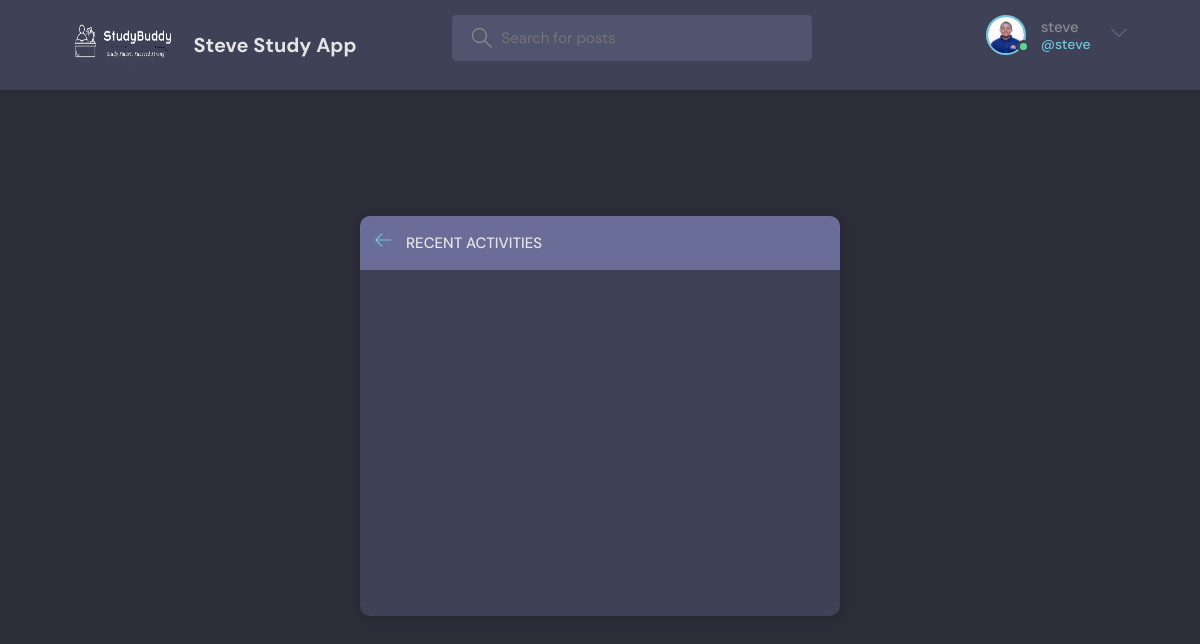
/activity/ (signed in), run on the app's committed database.
### base/models.py (models this page shows)
class User(AbstractUser):
    name = models.CharField(max_length=200, null=True)
    email = models.EmailField(unique=True, null=True)
    bio = models.TextField(null=True)
    avatar = models.ImageField(null=True, default="avatar.svg")
    USERNAME_FIELD = 'email'
    REQUIRED_FIELDS = []

### base/views.py (the view)
# urls.py: path('activity/', views.activityPage, name="activity"),
def activityPage(request):
    room_messages = Message.objects.all()
    return render(request, 'base2/activity.html', {'room_messages':room_messages})

### base/templates/base2/activity.html (shortened to what this page needs)
{% extends 'main.html' %}
{% block content %}
    <main class="layout">
      <div class="container">
        <div class="layout__box">
          <div class="layout__boxHeader">
            <div class="layout__boxTitle">
              <a href="{% url 'home' %}">
                <svg version="1.1" xmlns="http://www.w3.org/2000/svg" width="32" height="32" viewBox="0 0 32 32">
                  <title>arrow-left</title>
                  <path
                    d="M13.723 2.286l-13.723 13.714 13.719 13.714 1.616-1.611-10.96-10.96h27.625v-2.286h-27.625l10.965-10.965-1.616-1.607z"
                  ></path>
                </svg>
              </a>
              <h3>Recent Activities</h3>
            </div>
          </div>
        </div>
      </div>
    </main>
  {% endblock content %}

### templates/navbar.html (shortened to what this page needs)
{% load static %}
<header class="header header--loggedIn">
    <div class="container">
      <a href="{% url 'home' %}" class="header__logo">
        <img src ="{% static 'images/logo2.png' %}" style="width: 100px; height: 60px;" />
        <h1>Steve Study App</h1>
      </a>
      <form class="header__search" method="GET" action="{% url 'home' %}">
        <label>
          <input name="q" placeholder="Search for posts" />
        </label>
      </form>
      <nav class="header__menu">
        {% if request.user.is_authenticated %}
        <div class="header__user">
          <a href="{% url 'update-user' %}">
            <div class="avatar avatar--medium active">
              <img src="{{request.user.avatar.url}}" />
            </div>
            <p>{{request.user.username}} <span>@{{request.user.username}}</span></p>
          </a>
          <button class="dropdown-button">
            <svg version="1.1" xmlns="http://www.w3.org/2000/svg" width="32" height="32" viewBox="0 0 32 32">
              <title>chevron-down</title>
              <path d="M16 21l-13-13h-3l16 16 16-16h-3l-13 13z"></path>
            </svg>
          </button>
        </div>
        {% else %}
        <a href="{% url 'login' %}">
          <img src="{% static 'images/avatar.svg' %}" />
          <p>Login</p>
        </a>
        {% endif %}
      </nav>
    </div>
  </header>

### static/styles/style.css (style rules this page uses)
:root { --color-main: #71c6dd; --color-main-light: #e1f6fb; --color-dark: #3f4156; --color-dark-medium: #51546e; --color-dark-light: #696d97; --color-light: #e5e5e5; --color-gray: #8b8b8b; --color-light-gray: #b2bdbd; --color-bg: #2d2d39; --color-success: #5dd693; --color-error: #fc4b0b; }
* { font-family: "DM Sans", -apple-system, BlinkMacSystemFont, "Segoe UI", Roboto, Oxygen, Ubuntu, Cantarell, "Open Sans", "Helvetica Neue", sans-serif; margin: 0; padding: 0; box-sizing: border-box; text-rendering: optimizeLegibility; font-size: inherit; }
html { font-size: 56.25%; }
@media only screen and (min-width: 1200px) { html { font-size: 62.5%; } }
body { line-height: 1.6; font-weight: 400; font-size: 1.5rem; color: var(--color-light-gray); background-color: var(--color-bg); min-height: 100vh; }
img { width: 100%; }
a { display: inline-block; color: var(--color-main); text-decoration: none; }
.container { max-width: 120rem; width: 90%; margin: auto; }
.avatar { position: relative; display: inline-block; border-radius: 50%; border: 2px solid var(--color-main); }
.avatar img { display: block; border-radius: 50%; object-fit: cover; object-position: center; }
.avatar::after { content: ""; display: block; position: absolute; background-color: var(--color-gray); z-index: 111; border-radius: 50%; border: 0.3rem solid var(--color-dark); }
.avatar.active::after { background-color: var(--color-success); }
.avatar.avatar--medium img { width: 3.6rem; height: 3.6rem; border-radius: 50%; }
.avatar.avatar--medium:after { width: 0.7rem; height: 0.7rem; bottom: 0px; right: -6px; }
.header { padding: 1.5rem; background-color: var(--color-dark); }
.header > .container { display: flex; gap: 9.5rem; }
.header__logo, .header__user { display: flex; gap: 2rem; align-items: center; }
.header__logo > img { height: 3.2rem; width: 3.2rem; }
.header__logo > h1 { font-weight: 700; font-size: 2rem; color: var(--color-light); }
.header__search > label { background-color: var(--color-dark-medium); padding: 1.3rem 1rem; display: flex; align-items: center; gap: 1rem; border-radius: 4px; }
.header__search svg { fill: var(--color-gray); width: 2rem; height: 2rem; margin-left: 1rem; }
.header__search input { width: 30rem; background: transparent; border: none; outline: none; color: var(--color-light); }
.header__menu { margin-left: auto; position: relative; }
.header__menu a { display: flex; gap: 1.5rem; align-items: center; font-weight: 500; text-decoration: none; color: var(--color-gray); }
.header__menu img { height: 3.6rem; }
.header__menu p { line-height: 1.2; }
.header__menu span { color: var(--color-main); font-weight: 500; font-size: 1.4rem; display: block; }
.header__menu svg { width: 1.6rem; height: 1.6rem; fill: var(--color-dark-light); }
.dropdown-button { background: transparent; border: 0; outline: 0; cursor: pointer; }
.layout { margin-top: 2.4rem; }
.layout > .container { display: flex; justify-content: space-between; align-items: flex-start; }
.layout__box { width: 90%; max-width: 48rem; min-height: 40rem; position: absolute; top: 50%; left: 50%; transform: translate(-50%, -46%); background-color: var(--color-dark); border-radius: 1rem; box-shadow: 1px 1px 6px 3px rgba(0, 0, 0, 0.1); overflow: hidden; }
.layout__boxHeader { display: flex; padding: 1.5rem; background-color: var(--color-dark-light); }
.layout__boxTitle { display: flex; gap: 1.5rem; align-items: center; }
.layout__boxTitle h3 { text-transform: uppercase; font-weight: 500; color: var(--color-light); }
.layout__boxTitle svg { width: 1.6rem; height: 1.6rem; fill: var(--color-main); }

### data on the page
User: user.avatar (picture), user.username "steve"
